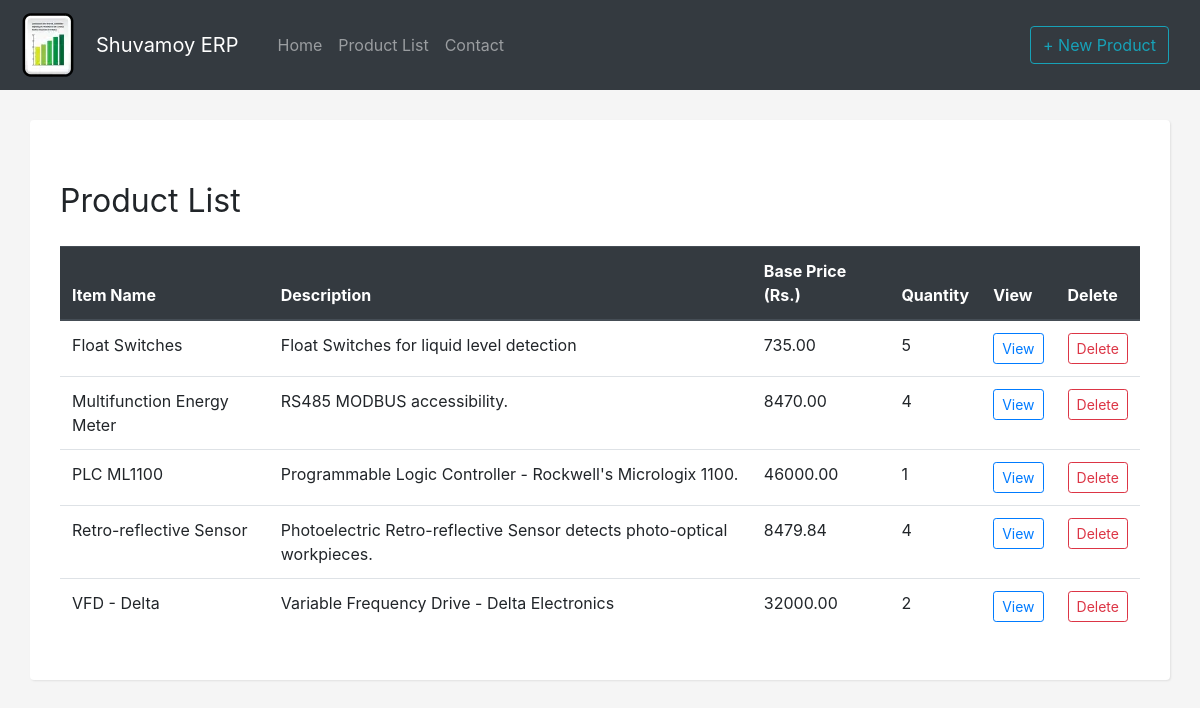
The app's page /db with its own data.
### products/models.py (models this page shows, shortened)
class Product(models.Model):
    name = models.CharField('Name', max_length=100)
    description = models.TextField('Description', blank=True)
    price = models.DecimalField('Price', decimal_places=2, max_digits=8)
    item_qty = models.IntegerField('Item Quantity')
    created = models.DateTimeField('Created', auto_now_add=True)
    changed = models.DateTimeField('Changed', auto_now=True)
    class Meta:
        db_table = "Product_Table"
        ordering = ['name']

### products/views.py (the view)
# urls.py: path('db', views.ProductList.as_view(), name='product_list'),
class ProductList(ListView):
    model = Product

### products/templates/products/product_list.html (shortened to what this page needs)
{% extends 'products/base.html' %}
{% block content %}
    <h1 class="my-4">
        <small>Product List</small>
    </h1>
    <div class="row">
    {% if object_list %}
        <div class="col-12" style="overflow-x: scroll">
            <table class="table">
              <thead class="thead-dark">
                <tr>
                    <th scope="col">Item Name</th>
                    <th scope="col">Description</th>
                    <th scope="col">Base Price (Rs.)</th>
                    <th scope="col">Quantity</th>
                    <th scope="col">View</th>
                    <th scope="col">Delete</th>
                </tr>
              </thead>
              <tbody>
                {% for product in object_list %}
                <tr>
                    <td>{{ product.name }}</td>
                    <td>{{ product.description }}</td>
                    <td>{{ product.price }}</td>
                    <td>{{ product.item_qty }}</td>
                    <td><a href="{% url 'product_view' product.id %}"><button type="button" class="btn btn-outline-primary btn-sm">View</button></a></td>
                    <td><a href="{% url 'product_delete' product.id %}"><button type="button" class="btn btn-outline-danger btn-sm">Delete</button></a></td>
                </tr>
                {% endfor %}
              </tbody>
            </table>
        </div>
    {% else %}
    <div class="col-12">
        <div class="alert alert-warning" role="alert">
            There is no product, yet. But if you want, you can add from <a class="badge badge-info" href="{% url 'product_new' %}"><strong>here.</strong></a>
        </div>
    </div>
    {% endif %}
    </div>
{% endblock %}

### products/templates/products/base.html (shortened to what this page needs)
{% load static %}
<!DOCTYPE html>
<html lang="en">
  <head>
    <link href="{% static 'css/bootstrap.min.css' %}" rel="stylesheet">
    <link href="{% static 'css/style.css' %}" rel="stylesheet">
  </head>
  <body>
    <nav class="navbar navbar-expand-lg navbar-dark bg-dark sticky-top">
      <a class="navbar-brand" href="/">
        <img class="nav-logo" src=/static/img/Hopstarter-Soft-Scraps-Document-Chart.64.png />
        <a class="navbar-brand" href="/">Shuvamoy ERP</a>
      </a>
      <div class="container">
        <ul class="navbar-nav mr-auto">
          <li class="nav-item dropdown">
            <a class="nav-link" href='/'>Home</a>
          </li>
          <li class="nav-item">
            <a class="nav-link" href="/db">Product List</a>
          </li>
          <li class="nav-item">
            <a class="nav-link" href="/contact">Contact</a>
          </li>
        </ul>
        <span class="ml-lg-auto d-none d-lg-flex">
          <div class="collapse navbar-collapse" id="navbarResponsive">
            <ul class="navbar-nav ml-none">
              <li class="nav-item">
                <a class="btn btn-outline-info btn-md" href="{% url 'product_new' %}">+ New Product</a>
              </li>
            </ul>
          </div>
        </span>
      </div>
    </nav>
    <div class="container" id="app">
        {% block content %}
        {% endblock %}
    </div>
  </body>
</html>

### products/static/css/style.css (style rules this page uses)
body { background: whitesmoke }
#app { background: white; padding: 30px; margin: 30px auto; -webkit-box-shadow: 1px 1px 2px 0px rgba(224,224,224,1); -moz-box-shadow: 1px 1px 2px 0px rgba(224,224,224,1); box-shadow: 1px 1px 2px 0px rgba(224,224,224,1); border-radius: 4px; }

### records on screen
Product: name "Float Switches", description "Float Switches for liquid level detection", price "735.00", item_qty "5"
Product: name "Multifunction Energy Meter", description "RS485 MODBUS accessibility.", price "8470.00", item_qty "4"
Product: name "PLC ML1100", description "Programmable Logic Controller - Rockwell's Micrologix 1100.", price "46000.00", item_qty "1"
Product: name "Retro-reflective Sensor", description "Photoelectric Retro-reflective Sensor detects photo-optical workpieces.", price "8479.84", item_qty "4"
Product: name "VFD - Delta", description "Variable Frequency Drive - Delta Electronics", price "32000.00", item_qty "2"
